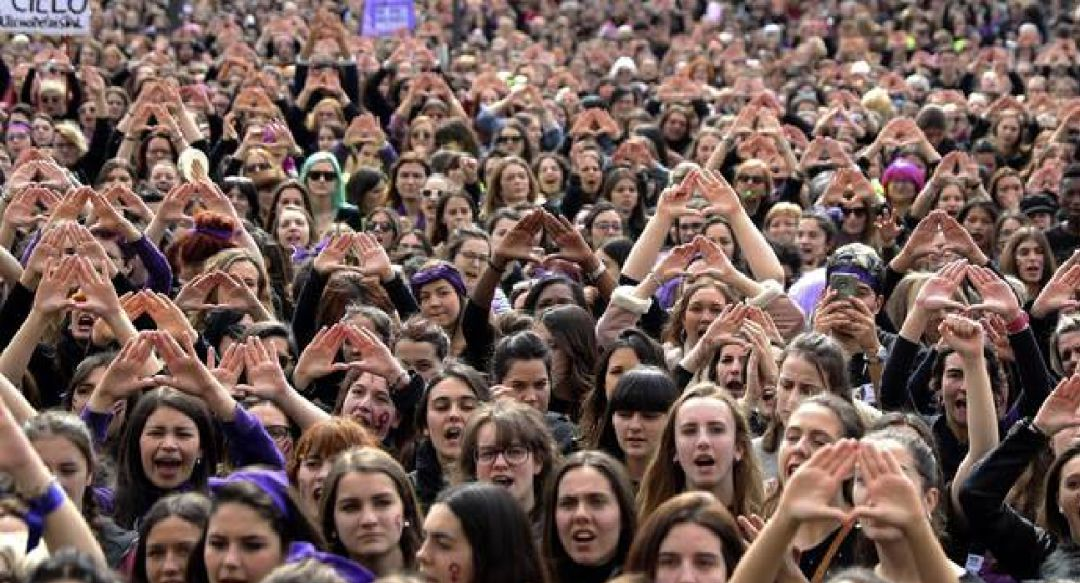
#> input picture ImagenesPrueba/img2.jpg, 1080 x 583 px, found by its file name
$ python PruebaRecorte.py
#> lines starting #> are read from the running program, lines starting #| are printed output that depends on the picture; after the words box and inside, x2 and y2 are one past the last pixel; in counts of white or black regions, pixels touching at a corner belong together
import cv2
import numpy as np
import os

# Configuración de rutas
input_image_path = r'D:\2024\IA de Reconocimiento\dfacescan\ImagenesPrueba\img2.jpg'
output_directory = r'D:\2024\IA de Reconocimiento\dfacescan\PruebasLibrerias\ImagenesProcesadas'

# Crear directorio de salida si no existe
if not os.path.exists(output_directory):
    os.makedirs(output_directory)

# Cargar el clasificador preentrenado de rostros de OpenCV
face_cascade = cv2.CascadeClassifier(cv2.data.haarcascades + 'haarcascade_frontalface_default.xml')

# Cargar la imagen
image = cv2.imread(input_image_path)
#> image is the input picture: shape (583, 1080, 3); mean B, G, R 86.8, 93.1, 115.5
height, width = image.shape[:2]
#> height = 583; width = 1080

# Detección de rostros en la imagen completa
gray_image = cv2.cvtColor(image, cv2.COLOR_BGR2GRAY)
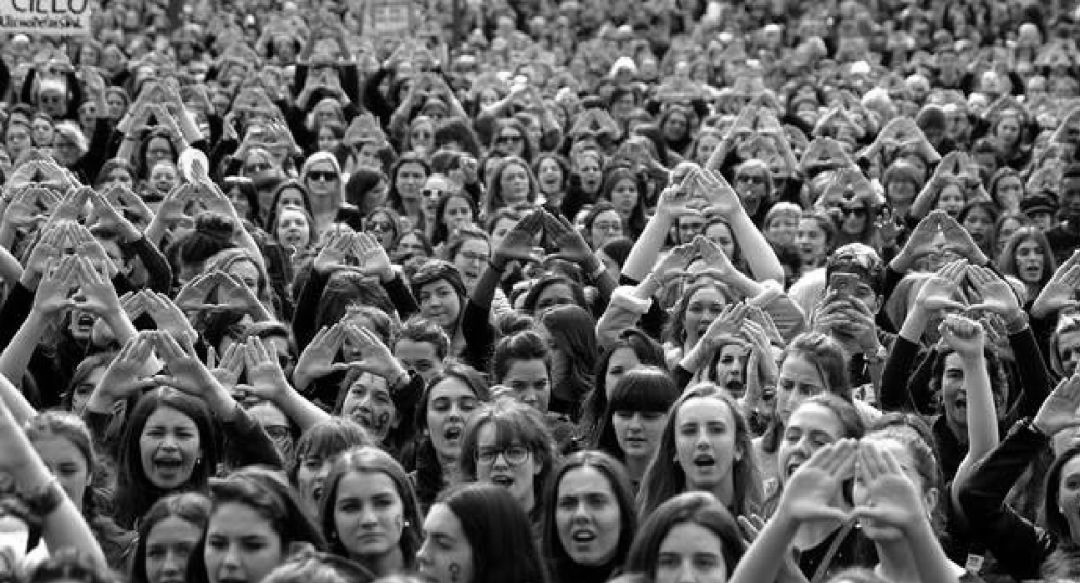
#> gray_image: shape (583, 1080); min 0, max 255, mean 99.1
faces_full_image = face_cascade.detectMultiScale(gray_image, scaleFactor=1.1, minNeighbors=5, minSize=(30, 30))
#> faces_full_image = 29 rows, first 6: [1, 123, 34, 34], [533, 157, 34, 34], [573, 156, 35, 35], [393, 162, 36, 36], [499, 163, 35, 35], [992, 175, 36, 36]

# Dibujar recuadros en los rostros detectados en la imagen completa
for (x, y, w, h) in faces_full_image:
    cv2.rectangle(image, (x, y), (x+w, y+h), (255, 0, 0), 2)
#> this loop made 29 passes
#> (x, y, w, h) on passes 1 to 12: (1, 123, 34, 34), (533, 157, 34, 34), (573, 156, 35, 35), (393, 162, 36, 36), (499, 163, 35, 35), (992, 175, 36, 36), (608, 176, 36, 36), (934, 185, 35, 35), (440, 197, 36, 36), (961, 207, 37, 37), (272, 206, 43, 43), (788, 221, 39, 39)
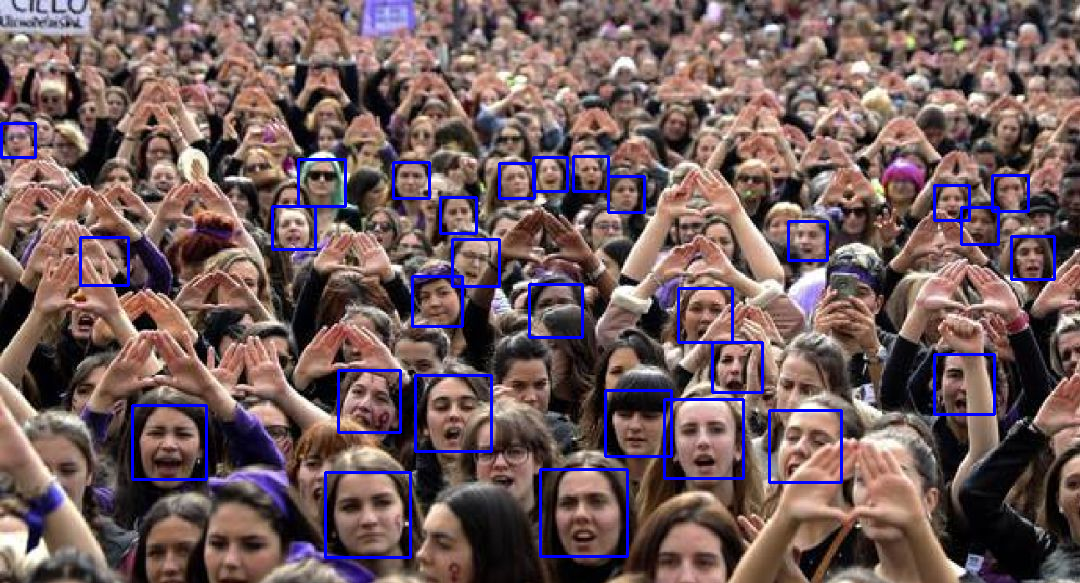
#> image: shape (583, 1080, 3); 2.77% of pixels changed, all inside (x1, y1, x2, y2) = (0, 122, 1056, 559)

# Guardar la imagen completa con los recuadros dibujados
full_image_filename = os.path.join(output_directory, 'full_image_with_boxes.jpg')
cv2.imwrite(full_image_filename, image)

# Definir las secciones de la imagen (4 secciones)
sections = [
    image[0:height//2, 0:width//2],       # Sección superior izquierda
    image[0:height//2, width//2:width],   # Sección superior derecha
    image[height//2:height, 0:width//2],  # Sección inferior izquierda
    image[height//2:height, width//2:width]  # Sección inferior derecha
]

# Procesar cada sección
processed_sections = []
for i, section in enumerate(sections):
    # Hacer zoom en la sección
    zoom_factor = 1.5
    zoomed_section = cv2.resize(section, None, fx=zoom_factor, fy=zoom_factor)

    # Convertir a escala de grises para detección de rostros
    gray_zoomed = cv2.cvtColor(zoomed_section, cv2.COLOR_BGR2GRAY)

    # Detectar rostros en la sección ampliada con zoom
    faces = face_cascade.detectMultiScale(gray_zoomed, scaleFactor=1.1, minNeighbors=5, minSize=(30, 30))

    # Dibujar recuadros en los rostros detectados
    for (x, y, w, h) in faces:
        cv2.rectangle(zoomed_section, (x, y), (x+w, y+h), (255, 0, 0), 2)

    # Guardar la sección ampliada con zoom y recuadros dibujados
    zoomed_section_filename = os.path.join(output_directory, f'section_zoom_{i+1}.jpg')
    cv2.imwrite(zoomed_section_filename, zoomed_section)

    # Redimensionar la sección procesada a su tamaño original
    processed_section = cv2.resize(zoomed_section, (section.shape[1], section.shape[0]))

    # Guardar la sección procesada en la lista
    processed_sections.append(processed_section)
#> this loop made 4 passes
#> pass 1, `processed_section = cv2.resize(zoomed_section, (section.shape[1], sect..`:
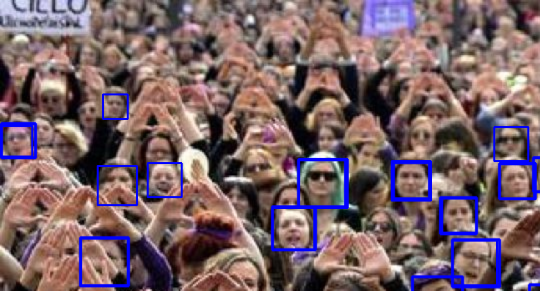
#> processed_section: shape (291, 540, 3); mean of channels 0, 1, 2 103.4, 99, 121.7; drawn as B, G, R
#> after the loop:
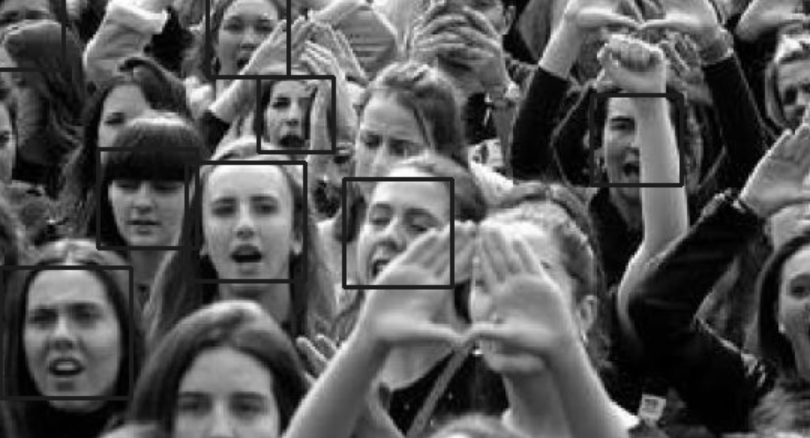
#> gray_zoomed: shape (438, 810); min 0, max 255, mean 87.4
#> after the loop:
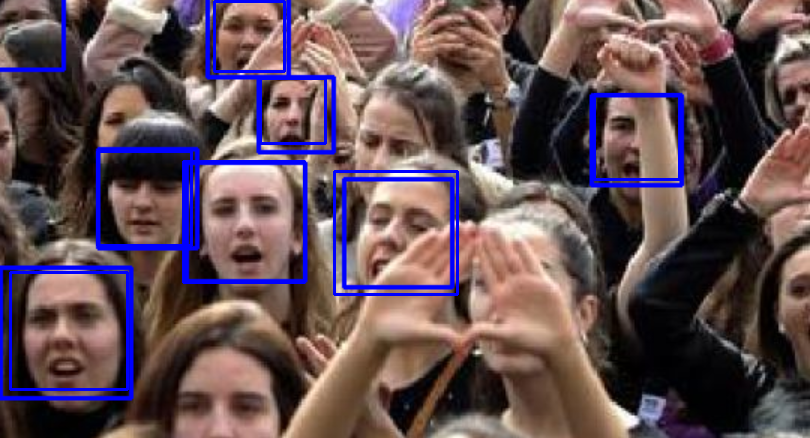
#> zoomed_section: shape (438, 810, 3); mean of channels 0, 1, 2 85.3, 79.8, 99.9; drawn as B, G, R
#> after the loop, processed_sections = 4 items

# Unir las secciones en una sola imagen
top_half = np.hstack((processed_sections[0], processed_sections[1]))
bottom_half = np.hstack((processed_sections[2], processed_sections[3]))
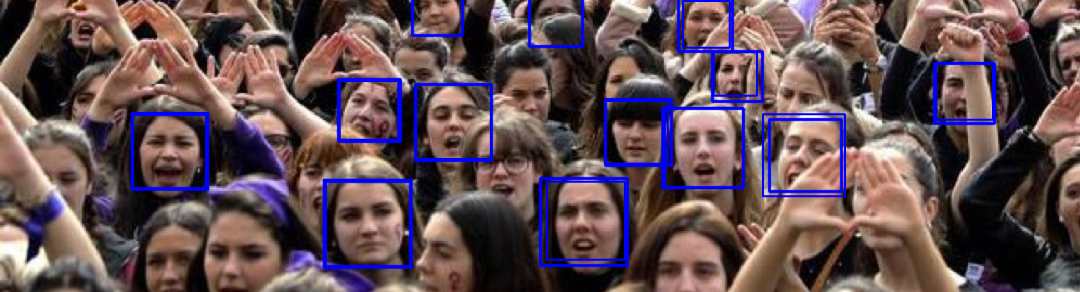
#> bottom_half: shape (292, 1080, 3); mean of channels 0, 1, 2 83.7, 79.4, 99.8; drawn as B, G, R
final_image = np.vstack((top_half, bottom_half))
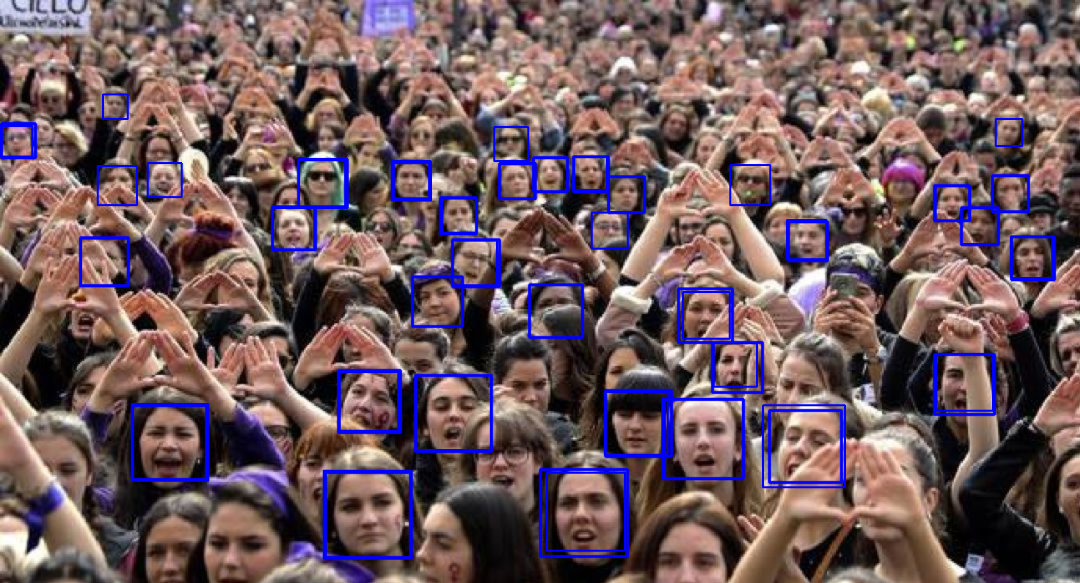
#> final_image: shape (583, 1080, 3); mean of channels 0, 1, 2 93.6, 90, 111.6; drawn as B, G, R

# Guardar la imagen final con los recuadros dibujados en las secciones
final_image_filename = os.path.join(output_directory, 'final_combined_image_with_boxes.jpg')
cv2.imwrite(final_image_filename, final_image)

print(f"Imagen completa con recuadros guardada en: {full_image_filename}")
print(f"Imagen final combinada con recuadros guardada en: {final_image_filename}")
#| Imagen final combinada con recuadros guardada en: D:\2024\IA de Reconocimiento\dfacescan\PruebasLibrerias\ImagenesProcesadas/final_combined_image_with_boxes.jpg

$ run again, with ImagenesPrueba/img1.jpg copied over ImagenesPrueba/img2.jpg
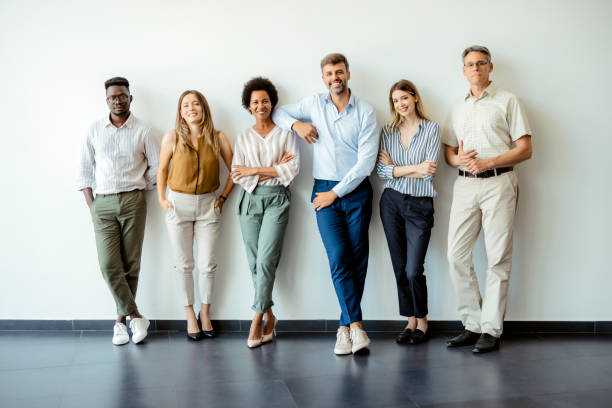
#> input picture ImagenesPrueba/img1.jpg, 612 x 408 px, found by its file name
#> image is the input picture: shape (408, 612, 3); mean B, G, R 170.4, 173.2, 169
#> faces_full_image = ()
#> the loop `for i, section in enumerate(sections):` made 4 passes
#> faces on pass 1: [[371, 136, 43, 43], [268, 143, 38, 38]]
#> after the loop `for i, section in enumerate(sections):`:
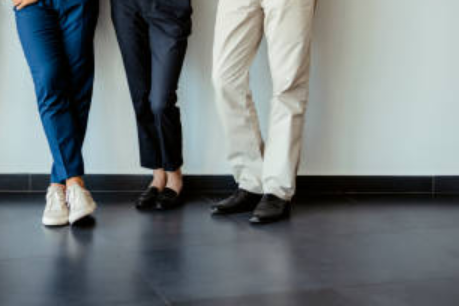
#> zoomed_section: shape (306, 459, 3); mean of channels 0, 1, 2 124.2, 121.5, 113.2; drawn as B, G, R
#> after the loop `for i, section in enumerate(sections):`: processed_sections = 4 items
#> `bottom_half = np.hstack((processed_sections[2], processed_sections[3]))`:
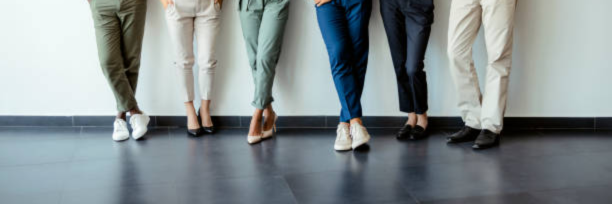
#> bottom_half: shape (204, 612, 3); mean of channels 0, 1, 2 144, 142.2, 133.1; drawn as B, G, R
#| Imagen final combinada con recuadros guardada en: D:\2024\IA de Reconocimiento\dfacescan\PruebasLibrerias\ImagenesProcesadas/final_combined_image_with_boxes.jpg

$ run again, with ImagenesPrueba/1.jpeg copied over ImagenesPrueba/img2.jpg
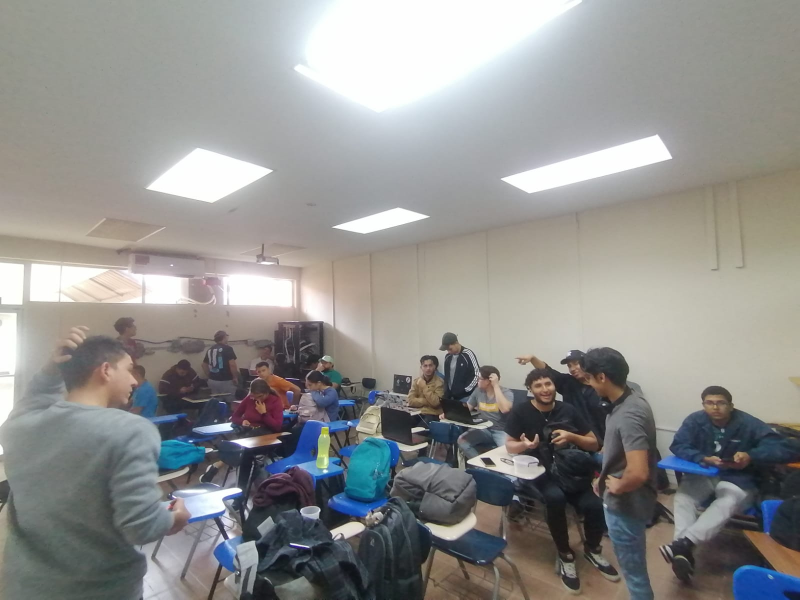
#> input picture ImagenesPrueba/1.jpeg, 1600 x 1200 px, found by its file name (shown at 1/2 size)
#> image is the input picture: shape (1200, 1600, 3); mean B, G, R 142.5, 144.4, 144.5
#> faces_full_image = [[839, 718, 37, 37], [1404, 786, 55, 55], [1061, 749, 55, 55]]
#> the loop `for (x, y, w, h) in faces_full_image:` made 3 passes
#> the loop `for i, section in enumerate(sections):` made 4 passes
#> after the loop `for i, section in enumerate(sections):`:
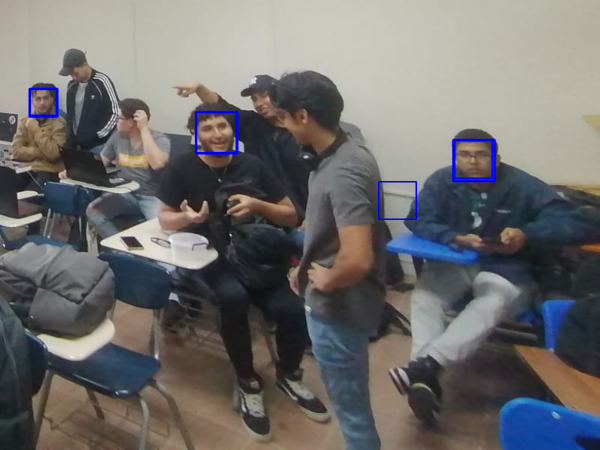
#> zoomed_section: shape (900, 1200, 3) (shown at 1/2 size); mean of channels 0, 1, 2 108.1, 109, 110.8; drawn as B, G, R
#> after the loop `for i, section in enumerate(sections):`: processed_sections = 4 items
#> `bottom_half = np.hstack((processed_sections[2], processed_sections[3]))`:
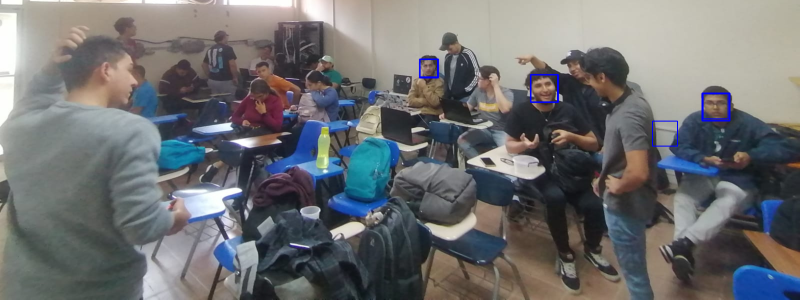
#> bottom_half: shape (600, 1600, 3) (shown at 1/2 size); mean of channels 0, 1, 2 112.5, 111, 110.2; drawn as B, G, R
#| Imagen final combinada con recuadros guardada en: D:\2024\IA de Reconocimiento\dfacescan\PruebasLibrerias\ImagenesProcesadas/final_combined_image_with_boxes.jpg

$ run again, with ImagenesPrueba/2.jpeg copied over ImagenesPrueba/img2.jpg
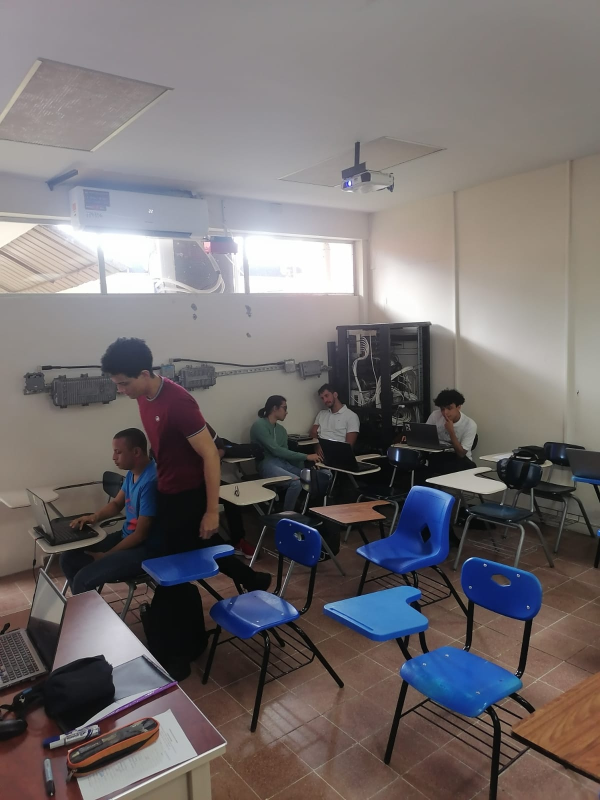
#> input picture ImagenesPrueba/2.jpeg, 1200 x 1600 px, found by its file name (shown at 1/2 size)
#> image is the input picture: shape (1600, 1200, 3); mean B, G, R 110.2, 109.6, 115.4
#> faces_full_image = ()
#> the loop `for i, section in enumerate(sections):` made 4 passes
#> faces on pass 4: [[788, 318, 68, 68]]
#> after the loop `for i, section in enumerate(sections):`: processed_sections = 4 items
#> `bottom_half = np.hstack((processed_sections[2], processed_sections[3]))`:
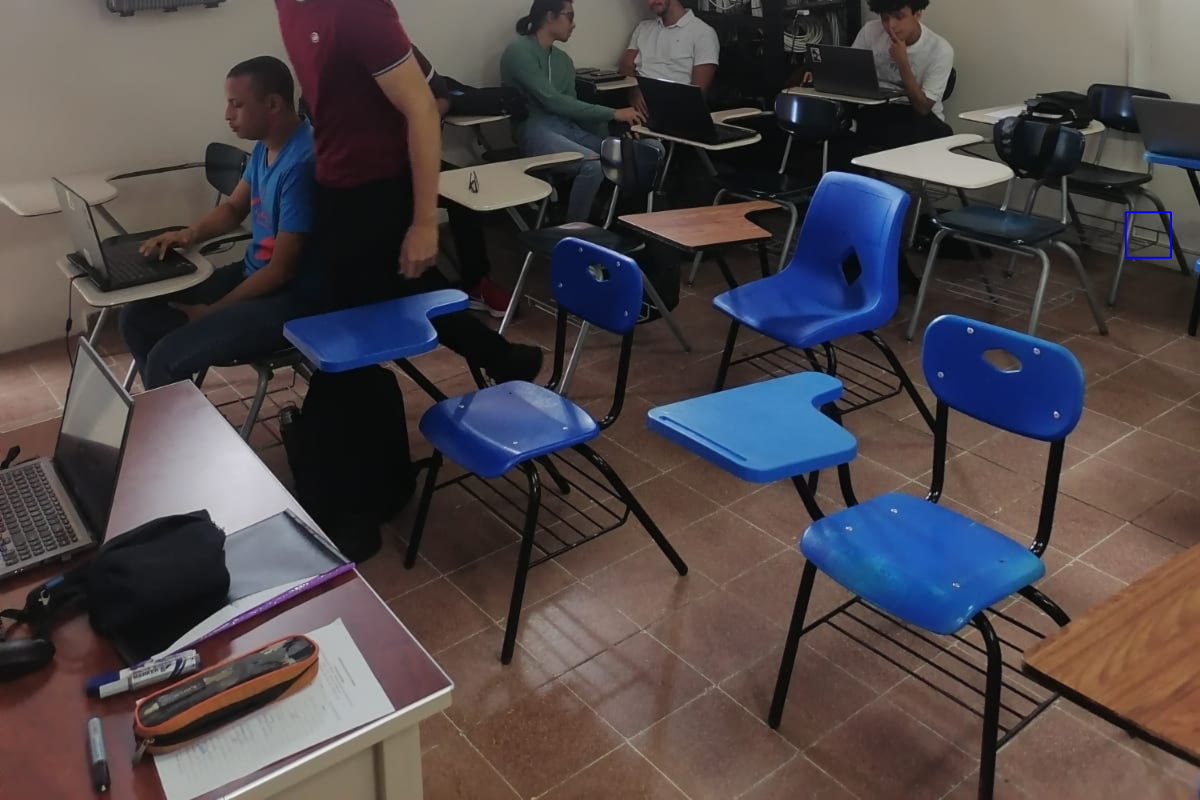
#> bottom_half: shape (800, 1200, 3); mean of channels 0, 1, 2 73, 70.8, 78; drawn as B, G, R
#| Imagen final combinada con recuadros guardada en: D:\2024\IA de Reconocimiento\dfacescan\PruebasLibrerias\ImagenesProcesadas/final_combined_image_with_boxes.jpg
